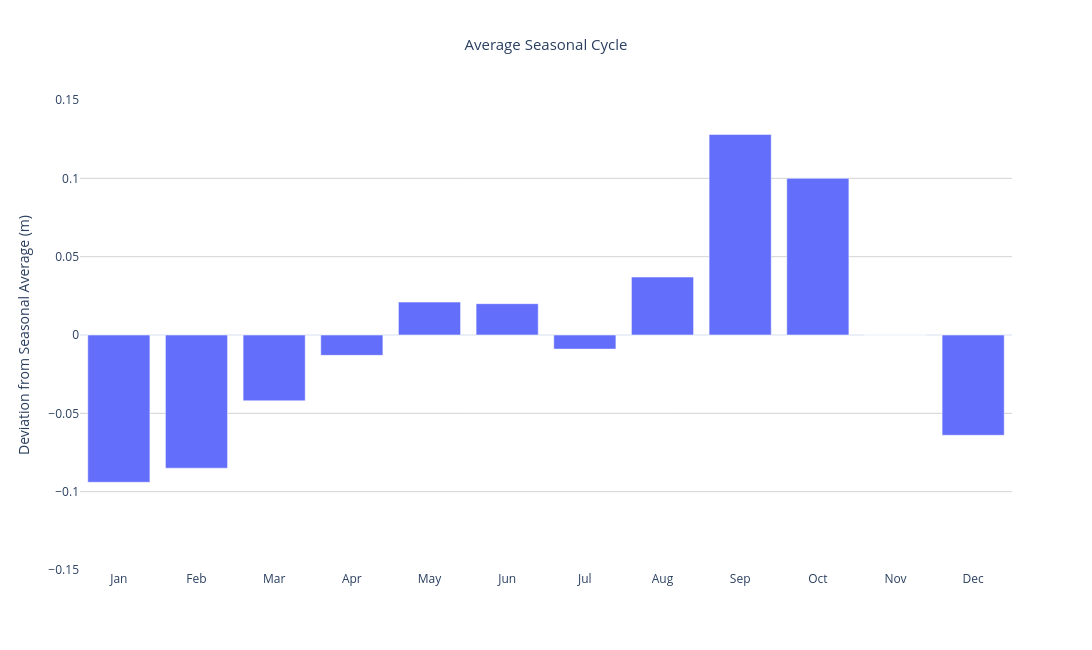

Notebook code for this chart:
### Markdown cell above
### Next, we can dive into the seasonal cycle.
#### The average seasonal cycle of mean sea level is caused by regular fluctuations in coastal temperatures, salinities, winds, atmospheric pressures and ocean currents over time.

### Code cell
# @title
if pd.isna(trend_value) or trend_value == 'None':
  print('This station does not meet the data requirements for the calculation of an NTDE trend.')
else:
  seasonal_coefs = [model_fit.params[f'mon{i}'] for i in range(1, 13)]
  seasonal_avg = sum(seasonal_coefs) / 12
  months = ['Jan', 'Feb', 'Mar', 'Apr', 'May', 'Jun', 'Jul', 'Aug', 'Sep', 'Oct', 'Nov', 'Dec']

  if units == 'metric':
      # Convert from mm to meters
        zero_mean_seasonality = [round((coef - seasonal_avg) / 1000,3) for coef in seasonal_coefs]
        yaxis_title = 'Deviation from Seasonal Average (m)'
        yaxis_range = [-0.15, 0.15]
  else: # english
        # Convert from inches to feet
        zero_mean_seasonality = [round((coef - seasonal_avg) / 12,2) for coef in seasonal_coefs]
        yaxis_title = 'Deviation from Seasonal Average (ft)'
        yaxis_range = [-0.5, 0.5]

  fig_seasonal = go.Figure()
  fig_seasonal.add_trace(go.Bar(
            x=months,
            y=zero_mean_seasonality
        ))

  fig_seasonal.update_layout(
        title=dict(
            text="Average Seasonal Cycle",
            x=0.5,  # Center the title
            xanchor='center',
            font=dict(size=15)
        ),
            yaxis_title=yaxis_title,
            template='plotly_white',
            yaxis_range=yaxis_range,
            height=650,
            width=1250
        )
  fig_seasonal.update_yaxes(showgrid=True, gridwidth=1, gridcolor='LightGray')

  fig_seasonal.show()

### Figure 1 — Plotly figure (JSON) as saved in the notebook; plotly's stock layout.template omitted (floating-point values rounded to 4 significant figures)
{"data": [{"type": "bar", "x": ["Jan", "Feb", "Mar", "Apr", "May", "Jun", "Jul", "Aug", "Sep", "Oct", "Nov", "Dec"], "y": [-0.094, -0.085, -0.042, -0.013, 0.021, 0.02, -0.009, 0.037, 0.128, 0.1, 0, -0.064]}], "layout": {"height": 650, "title": {"font": {"size": 15}, "text": "Average Seasonal Cycle", "x": 0.5, "xanchor": "center"}, "width": 1250, "yaxis": {"gridcolor": "LightGray", "gridwidth": 1, "range": [-0.15, 0.15], "showgrid": true, "title": {"text": "Deviation from Seasonal Average (m)"}}}}
